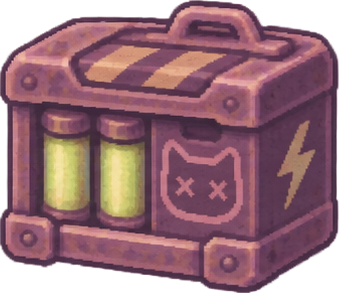
#> input picture art/items/a_batcrate.png, 339 x 293 px, given in place of cart_moon.png, which was not available
$ python make_shapes.py
#> lines starting #> are read from the running program, lines starting #| are printed output that depends on the picture; after the words box and inside, x2 and y2 are one past the last pixel; in counts of white or black regions, pixels touching at a corner belong together
#!/usr/bin/env python3
# Item shapes come from each PNG's alpha. Reads tools/item_sizes.json, writes game/shapes.js. Art is only read.
import json
from PIL import Image
import numpy as np
items=json.load(open('tools/item_sizes.json')); out={}; n=0
#> (reads tools/item_sizes.json from the repository)
for k,(art,w,h) in items.items():
    a=np.asarray(Image.open(f'art/items/{art}.png').convert('RGBA'))[:,:,3]>40
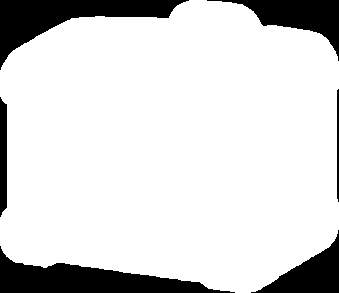
#> a: shape (293, 339) bool; 84.6% white; 6 black regions, box (x1, y1, x2, y2) and area: (0, 246, 235, 293) 4733, (0, 0, 189, 70) 4527, (207, 0, 339, 61) 2756, (251, 230, 339, 293) 2255, (0, 97, 7, 217) 772, (337, 89, 339, 202) 222
    ih,iw=a.shape; sc=min(w/iw,h/ih); dw,dh=iw*sc,ih*sc; ox,oy=(w-dw)/2,(h-dh)/2
#> after `ih, iw = a.shape`: ih = 293; iw = 339
#> after `sc = min(w / iw, h / ih)`: sc = 0.0059
#> after `dw, dh = (iw * sc, ih * sc)`: dw = 2; dh = 1.73
#> after `ox, oy = ((w - dw) / 2, (h - dh) / 2)`: ox = 0; oy = 0.136
    g=[[False]*w for _ in range(h)]
    for y in range(h):
        for x in range(w):
            x0,x1=int(max(0,(x-ox)/sc)),int(min(iw,(x+1-ox)/sc+.999)); y0,y1=int(max(0,(y-oy)/sc)),int(min(ih,(y+1-oy)/sc+.999))
            if x1>x0 and y1>y0 and a[y0:y1,x0:x1].mean()>=.18: g[y][x]=True
#> after the loop, g = [[True, True], [True, True]]
    if not any(map(any,g)): g=[[True]*w for _ in range(h)]
    # keep the largest connected piece so nothing can slot through the middle of an item
    seen=set(); best=[]
    for y in range(h):
        for x in range(w):
            if g[y][x] and (x,y) not in seen:
                st=[(x,y)]; seen.add((x,y)); comp=[]
                while st:
                    c=st.pop(); comp.append(c)
                    for d in ((1,0),(-1,0),(0,1),(0,-1)):
                        q=(c[0]+d[0],c[1]+d[1])
                        if 0<=q[0]<w and 0<=q[1]<h and g[q[1]][q[0]] and q not in seen: seen.add(q); st.append(q)
                if len(comp)>len(best): best=comp
    b=set(best); rows=[''.join('#' if (x,y) in b else '.' for x in range(w)) for y in range(h)]
    if any('.' in r for r in rows): out[k]=rows; n+=1
#> pass 2 of the loop `for k,(art,w,h) in items.items():`:
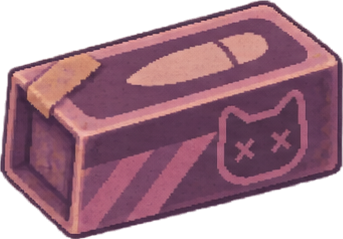
#> input picture art/items/a_box.png, 343 x 239 px, given in place of cart_eye.png, which was not available
#> `a=np.asarray(Image.open(f'art/items/{art}.png').convert('RGBA'))[:,:,3..`:
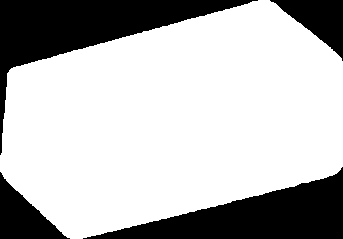
#> a: shape (239, 343) bool; 72.7% white; 4 black regions, box (x1, y1, x2, y2) and area: (0, 0, 258, 155) 9608, (83, 167, 343, 239) 8481, (0, 172, 70, 239) 2203, (270, 0, 343, 61) 2094
#> (the run stopped early here; a loop or call above may not have finished)
